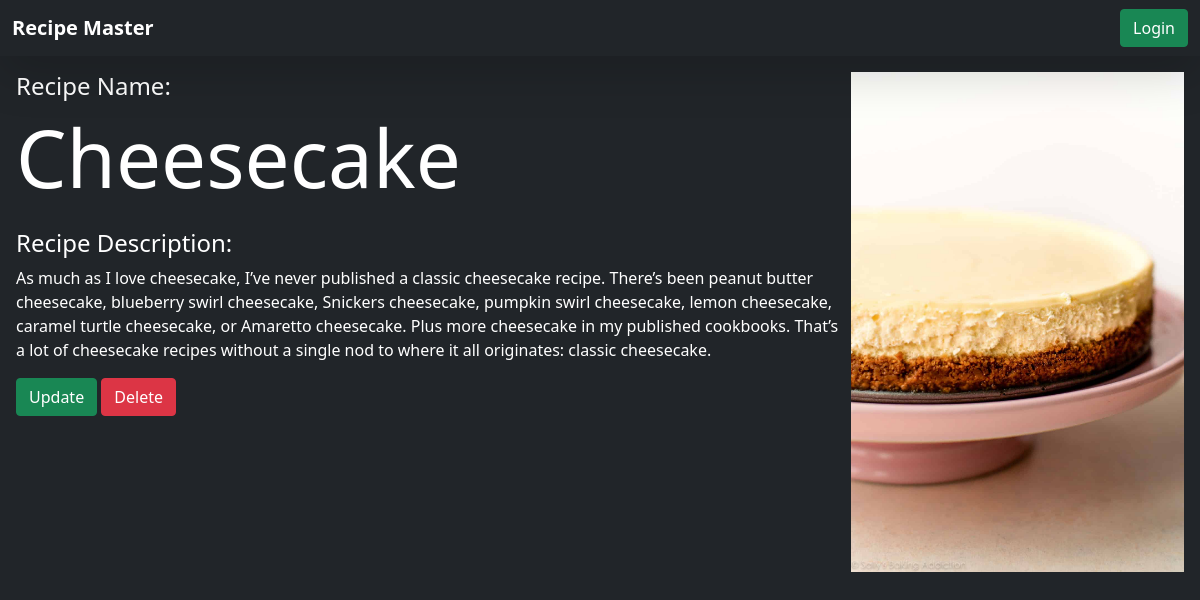
Page /recipe-details/3 on the committed database.
### vege/models.py (models this page shows)
class Recipe(models.Model):
    user = models.ForeignKey(
        User, on_delete=models.SET_NULL, null=True, blank=True)
    recipe_name = models.CharField(max_length=100)
    recipe_description = models.TextField()
    recipe_image = models.ImageField(upload_to="recipe")
    recipe_view_count = models.IntegerField(default=1)
    date_posted = models.DateTimeField(auto_now_add=True)

### vege/views.py (the view)
# urls.py: path('recipe-details/<id>', details_page, name="details_page"),
def details_page(request, id):
    queryset = Recipe.objects.get(id=id)
    context = {'recipe': queryset}
    return render(request, 'details.html', context)

### vege/templates/details.html
{% extends "base.html" %}
{%block start%}
<section class="d-flex m-3">
    <div class="text-white">
        <h4>Recipe Name:</h4>
        <h1 style="font-size : 80px">{{recipe.recipe_name}}</h1>
        <h4 class="mt-4">Recipe Description:</h4>
        <p>{{recipe.recipe_description}}</p>
        <a href = "/update-recipe/{{recipe.id}}" class = "btn btn-success">Update</a>
        <a href = "/delete-recipe/{{recipe.id}}" class = "btn btn-danger">Delete</a>
    </div>
    <div>
        <img src = "/media/{{recipe.recipe_image}}" style = "height : 500px">
    </div>
</section>
{%endblock%}

### rows in the picture
Recipe: recipe_name "Cheesecake", recipe_description "As much as I love cheesecake, I’ve never published a classic cheesecake recipe. There’s been peanut butter cheesecake, blueberry swirl cheesecake, Snickers cheesecake, pumpkin swirl cheesecake, lemon cheesecake, caramel turtle cheesecake, or Amaretto cheesecake. Plus more cheesecake in my published cookbooks. That’s a lot of cheesecake recipes without a single nod to where it all originates: classic cheesecake.", recipe_image (picture)
